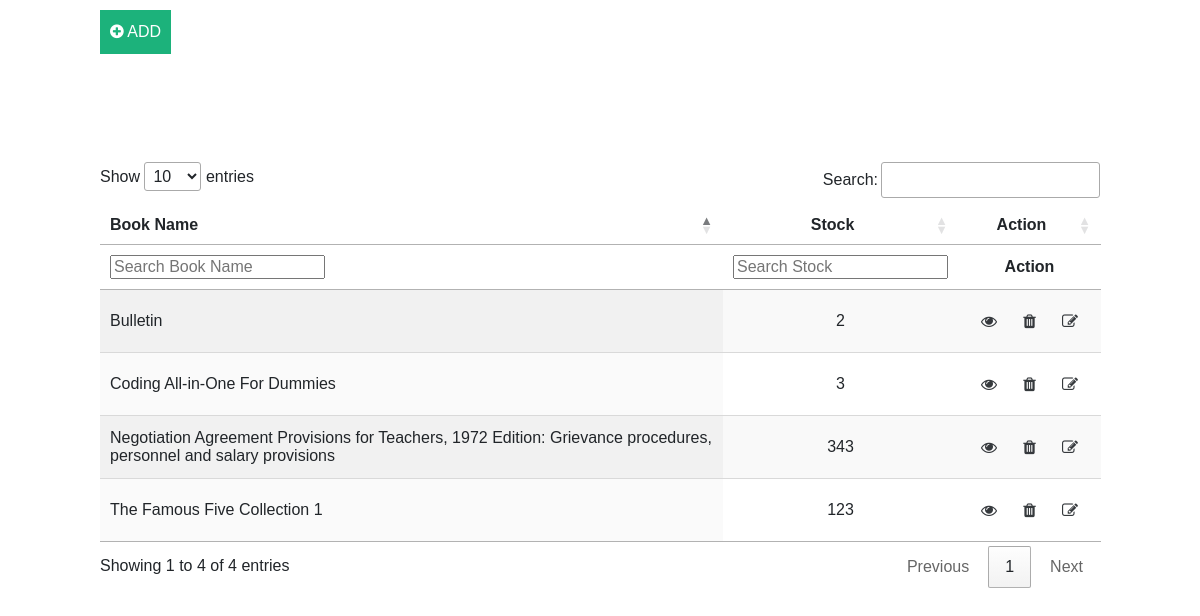
Before: / with the older database file.
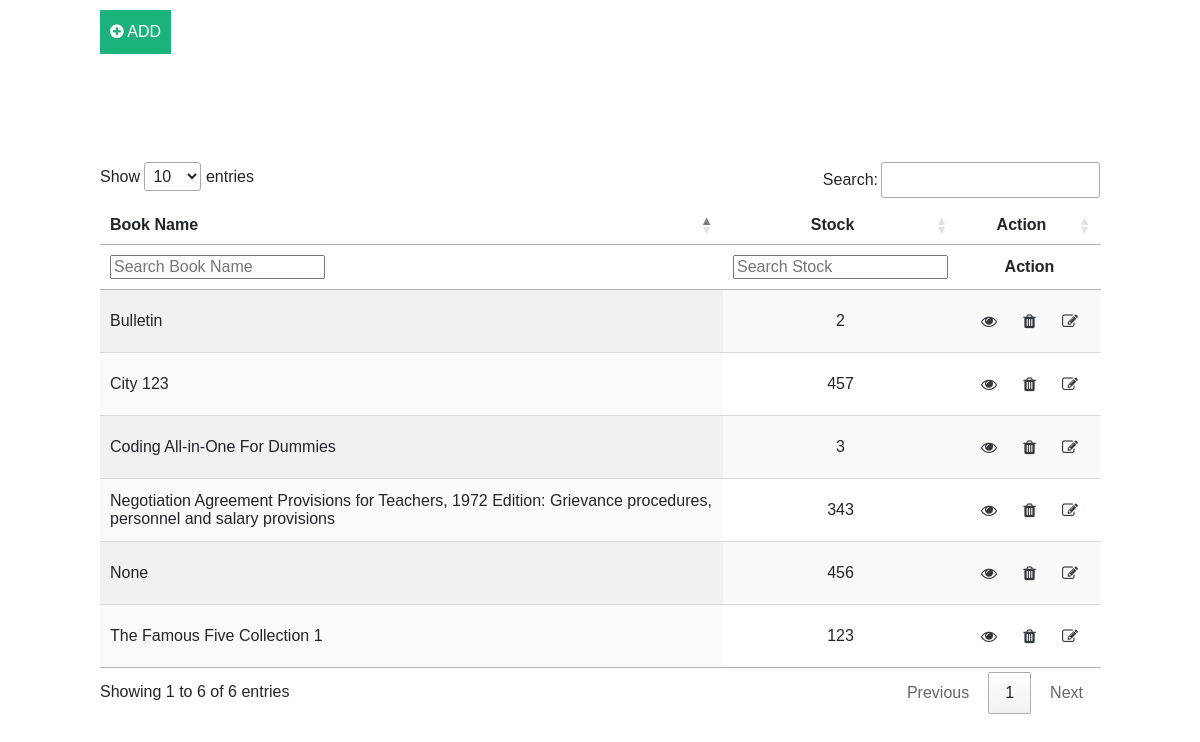
After: the same page with the newer database file.
### inventory/models.py (models this page shows)
class bookStore(models.Model):
    id = models.AutoField(primary_key=True)
    book_id = models.CharField(max_length=500,null=True)
    name = models.CharField(max_length=200,null=True)
    stock = models.IntegerField(default=0,null=True)
    added_at = models.DateTimeField(null=True)
    modified_at = models.DateTimeField(null=True)

### inventory/views.py (the view)
# urls.py: path('', views.index, name='index'),
def index(request):
    records = getattr(models, BOOK_STORE_TABLE).objects.all();
    return render(request, BASE_PATH, {ENTRIES:records})

### inventory/templates/inventory/base.html (shortened to what this page needs)
<!DOCTYPE>
    <html>
    <head>
{% include "inventory/imports/css.html" %}
    <head>
    <body>
    <button type='button' onclick="crud('add','')" style=" width:auto;padding:10px;margin-left:100px;margin-top:10px"><i class="fa fa-plus-circle"></i>    ADD</button>
    <div style="padding:100px">
    {% include "inventory/table/table.html" %}
</body>
</html>

### inventory/templates/inventory/table/table.html
<table id="table_id" class="display">
    <thead>
        <tr>
            <th>Book Name</th>
            <th style="text-align:center">Stock</th>
            <th style="text-align:center">Action</th>
        </tr>
    </thead>
    <tbody>
    {% for entry in entries %}
        <tr>
            <td>{{ entry.name }}</td>
            <td style="text-align:center" >{{ entry.stock }}</td>
            <td style="display:flex;flex-">
            <button type='button' class="btn btn-default" onclick="crud('view',{{ entry.id }})">
            <i class="fa fa-eye"></i>
            </button>
            <button type='button' class="btn btn-default" onclick="crud('delete',{{ entry.id }})">
            <i class="fa fa-trash"></i>
            </button>
            <button type='button' class="btn btn-default" onclick="crud('update',{{ entry.id}})">
            <i class="fa fa-edit"></i>
            </button>
            </td>
        </tr>
        {% endfor %}
    </tbody>
</table>

Changed rows visible on the page:
added bookStore: name "None", stock "456"
added bookStore: name "City 123", stock "457"
Other visible differences:
text written by a page script: "Show entries Search: Showing 1 to 4 of 4 entries Previous 1 Next" → "Show entries Search: Showing 1 to 6 of 6 entries Previous 1 Next"
